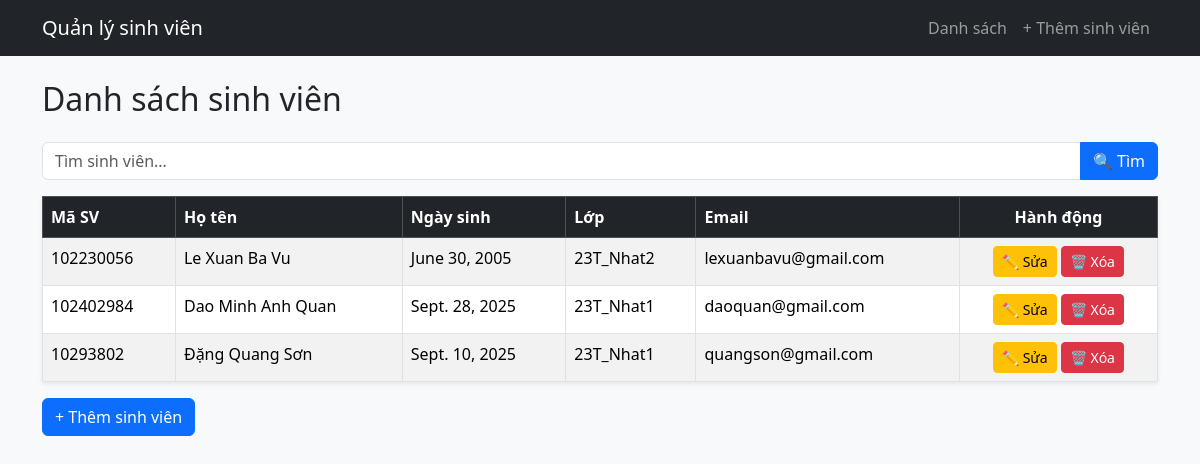
The page /students/ on the database its author committed.
### student/models.py (models this page shows, shortened)
class Student(models.Model):
    user = models.OneToOneField(User, on_delete=models.CASCADE, null=True, blank=True)
    ma_sv = models.CharField(max_length=20, unique=True)  # Mã sinh viên
    ho_ten = models.CharField(max_length=100)
    ngay_sinh = models.DateField()
    lop = models.CharField(max_length=50)
    email = models.EmailField(unique=True)

### student/views.py (the view)
# urls.py: path('', views.student_list, name='student_list'),
def student_list(request):
    query = request.GET.get('q')
    if query:
        students = Student.objects.filter(
            Q(ma_sv__icontains=query) |
            Q(ho_ten__icontains=query) |
            Q(lop__icontains=query) |
            Q(email__icontains=query)
        )
    else:
        students = Student.objects.all()
    return render(request, 'student/student_list.html', {'students': students})

### student/templates/student/student_list.html (shortened to what this page needs)
{% extends 'base.html' %}
{% block content %}
<h2 class="mb-4">Danh sách sinh viên</h2>
<form method="get" class="mb-3">
    <div class="input-group">
        <input type="text" name="q" class="form-control" placeholder="Tìm sinh viên..." value="{{ request.GET.q }}">
        <button type="submit" class="btn btn-primary">🔍 Tìm</button>
    </div>
</form>
<table class="table table-bordered table-striped shadow-sm">
    <thead class="table-dark">
        <tr>
            <th>Mã SV</th>
            <th>Họ tên</th>
            <th>Ngày sinh</th>
            <th>Lớp</th>
            <th>Email</th>
            <th class="text-center">Hành động</th>
        </tr>
    </thead>
    <tbody>
        {% for sv in students %}
        <tr>
            <td>{{ sv.ma_sv }}</td>
            <td>{{ sv.ho_ten }}</td>
            <td>{{ sv.ngay_sinh }}</td>
            <td>{{ sv.lop }}</td>
            <td>{{ sv.email }}</td>
            <td class="text-center">
                <a href="{% url 'student_update' sv.pk %}" class="btn btn-sm btn-warning">✏ Sửa</a>
                <a href="{% url 'student_delete' sv.pk %}" class="btn btn-sm btn-danger">🗑 Xóa</a>
            </td>
        </tr>
        {% empty %}
        <tr>
            <td colspan="6" class="text-center text-muted">Chưa có sinh viên nào</td>
        </tr>
        {% endfor %}
    </tbody>
</table>
<a href="{% url 'student_create' %}" class="btn btn-primary">+ Thêm sinh viên</a>
{% endblock %}

### student/templates/base.html (shortened to what this page needs)
<!DOCTYPE html>
<html lang="vi">
<head>
    <link href="https://cdn.jsdelivr.net/npm/bootstrap@5.3.3/dist/css/bootstrap.min.css" rel="stylesheet">
</head>
<body class="bg-light">
<nav class="navbar navbar-expand-lg navbar-dark bg-dark mb-4">
    <div class="container">
        <a class="navbar-brand" href="{% url 'student_list' %}">Quản lý sinh viên</a>
        <div class="collapse navbar-collapse">
            <ul class="navbar-nav ms-auto">
                <li class="nav-item">
                    <a href="{% url 'student_list' %}" class="nav-link">Danh sách</a>
                </li>
                <li class="nav-item">
                    <a href="{% url 'student_create' %}" class="nav-link">+ Thêm sinh viên</a>
                </li>
            </ul>
        </div>
    </div>
</nav>
<div class="container">
    {% block content %}{% endblock %}
</div>
</body>
</html>

### rows shown on the page
Student: ma_sv "102230056", ho_ten "Le Xuan Ba Vu", ngay_sinh "June 30, 2005", lop "23T_Nhat2", email "lexuanbavu@gmail.com"
Student: ma_sv "102402984", ho_ten "Dao Minh Anh Quan", ngay_sinh "Sept. 28, 2025", lop "23T_Nhat1", email "daoquan@gmail.com"
Student: ma_sv "10293802", ho_ten "Đặng Quang Sơn", ngay_sinh "Sept. 10, 2025", lop "23T_Nhat1", email "quangson@gmail.com"
